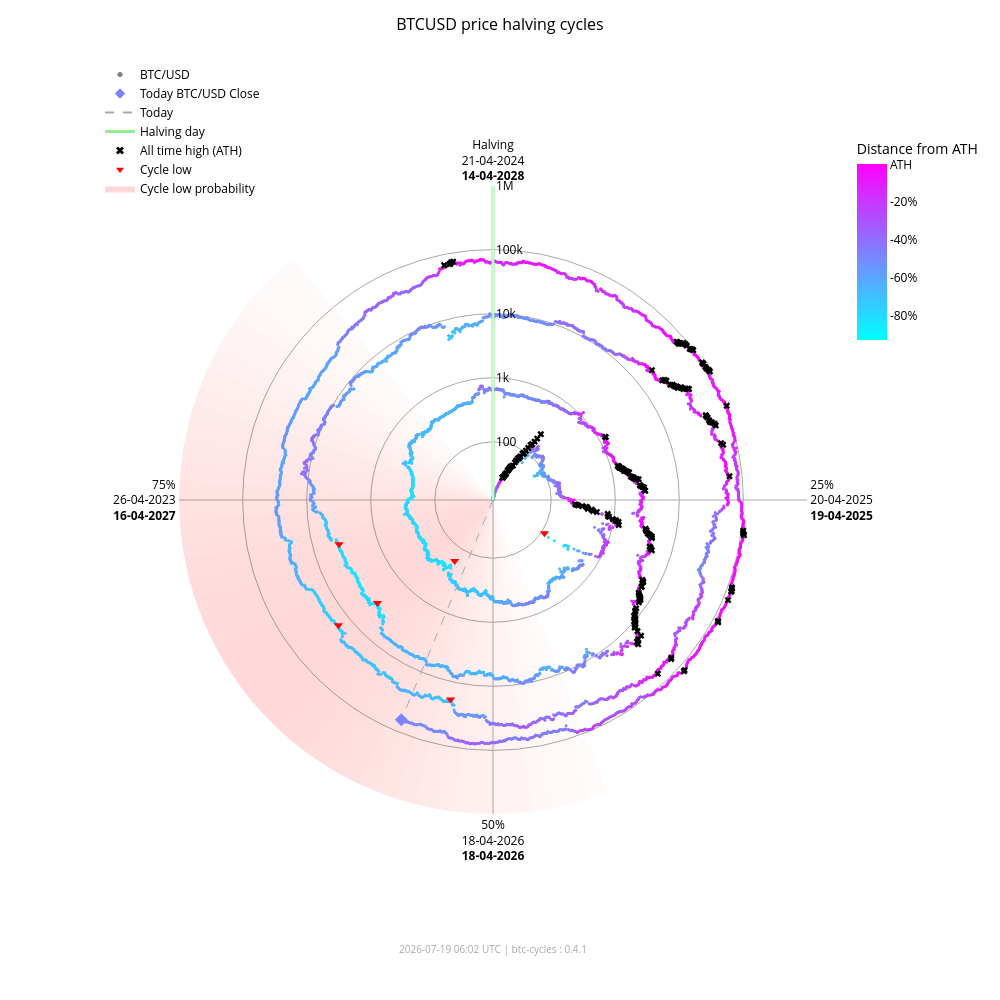

Notebook source saved alongside this figure:
### Markdown cell above
### Interactive chart (plotly)

### Code cell
fig_interactive = btc.plot(
    kind="interactive",
    from_date="2012-11-28",
)
# plotly config for interactivity
config = {"scrollZoom": True, "displayModeBar": True}
# display in notebook
fig_interactive.show(config=config)

### Figure 1 — Plotly figure (JSON) as saved in the notebook; plotly's stock layout.template omitted (floating-point values rounded to 4 significant figures; data arrays with more than 128 entries replaced by an {"elided": "..."} marker saying what was removed)
{"data": [{"fill": "toself", "fillcolor": "rgba(255,0,0,0.017168280509461755)", "hoverinfo": "skip", "line": {"width": 0}, "mode": "lines", "r": [12.35, 1000000, 1000000, 12.35, 12.35], "showlegend": false, "theta": [158.4, 158.4, 162.0, 162.0, 158.4], "type": "scatterpolar"}, {"fill": "toself", "fillcolor": "rgba(255,0,0,0.022114794501891175)", "hoverinfo": "skip", "line": {"width": 0}, "mode": "lines", "r": [12.35, 1000000, 1000000, 12.35, 12.35], "showlegend": false, "theta": [162.0, 162.0, 165.6, 165.6, 162.0], "type": "scatterpolar"}, {"fill": "toself", "fillcolor": "rgba(255,0,0,0.02790404259511669)", "hoverinfo": "skip", "line": {"width": 0}, "mode": "lines", "r": [12.35, 1000000, 1000000, 12.35, 12.35], "showlegend": false, "theta": [165.6, 165.6, 169.2, 169.2, 165.6], "type": "scatterpolar"}, {"fill": "toself", "fillcolor": "rgba(255,0,0,0.034518294852420334)", "hoverinfo": "skip", "line": {"width": 0}, "mode": "lines", "r": [12.35, 1000000, 1000000, 12.35, 12.35], "showlegend": false, "theta": [169.2, 169.2, 172.8, 172.8, 169.2], "type": "scatterpolar"}, {"fill": "toself", "fillcolor": "rgba(255,0,0,0.041901979682821514)", "hoverinfo": "skip", "line": {"width": 0}, "mode": "lines", "r": [12.35, 1000000, 1000000, 12.35, 12.35], "showlegend": false, "theta": [172.8, 172.8, 176.4, 176.4, 172.8], "type": "scatterpolar"}, {"fill": "toself", "fillcolor": "rgba(255,0,0,0.04996405861294358)", "hoverinfo": "skip", "line": {"width": 0}, "mode": "lines", "r": [12.35, 1000000, 1000000, 12.35, 12.35], "showlegend": false, "theta": [176.4, 176.4, 180.0, 180.0, 176.4], "type": "scatterpolar"}, {"fill": "toself", "fillcolor": "rgba(255,0,0,0.05858349692240514)", "hoverinfo": "skip", "line": {"width": 0}, "mode": "lines", "r": [12.35, 1000000, 1000000, 12.35, 12.35], "showlegend": false, "theta": [180.0, 180.0, 183.6, 183.6, 180.0], "type": "scatterpolar"}, {"fill": "toself", "fillcolor": "rgba(255,0,0,0.06761662035375064)", "hoverinfo": "skip", "line": {"width": 0}, "mode": "lines", "r": [12.35, 1000000, 1000000, 12.35, 12.35], "showlegend": false, "theta": [183.6, 183.6, 187.2, 187.2, 183.6], "type": "scatterpolar"}, {"fill": "toself", "fillcolor": "rgba(255,0,0,0.07690481219944661)", "hoverinfo": "skip", "line": {"width": 0}, "mode": "lines", "r": [12.35, 1000000, 1000000, 12.35, 12.35], "showlegend": false, "theta": [187.2, 187.2, 190.8, 190.8, 187.2], "type": "scatterpolar"}, {"fill": "toself", "fillcolor": "rgba(255,0,0,0.08628112000611096)", "hoverinfo": "skip", "line": {"width": 0}, "mode": "lines", "r": [12.35, 1000000, 1000000, 12.35, 12.35], "showlegend": false, "theta": [190.8, 190.8, 194.4, 194.4, 190.8], "type": "scatterpolar"}, {"fill": "toself", "fillcolor": "rgba(255,0,0,0.09557490841018089)", "hoverinfo": "skip", "line": {"width": 0}, "mode": "lines", "r": [12.35, 1000000, 1000000, 12.35, 12.35], "showlegend": false, "theta": [194.4, 194.4, 198.0, 198.0, 194.4], "type": "scatterpolar"}, {"fill": "toself", "fillcolor": "rgba(255,0,0,0.10461455782963762)", "hoverinfo": "skip", "line": {"width": 0}, "mode": "lines", "r": [12.35, 1000000, 1000000, 12.35, 12.35], "showlegend": false, "theta": [198.0, 198.0, 201.6, 201.6, 198.0], "type": "scatterpolar"}, {"fill": "toself", "fillcolor": "rgba(255,0,0,0.11322908719652829)", "hoverinfo": "skip", "line": {"width": 0}, "mode": "lines", "r": [12.35, 1000000, 1000000, 12.35, 12.35], "showlegend": false, "theta": [201.6, 201.6, 205.2, 205.2, 201.6], "type": "scatterpolar"}, {"fill": "toself", "fillcolor": "rgba(255,0,0,0.12125015337052986)", "hoverinfo": "skip", "line": {"width": 0}, "mode": "lines", "r": [12.35, 1000000, 1000000, 12.35, 12.35], "showlegend": false, "theta": [205.2, 205.2, 208.8, 208.8, 205.2], "type": "scatterpolar"}, {"fill": "toself", "fillcolor": "rgba(255,0,0,0.12851590515331976)", "hoverinfo": "skip", "line": {"width": 0}, "mode": "lines", "r": [12.35, 1000000, 1000000, 12.35, 12.35], "showlegend": false, "theta": [208.8, 208.8, 212.4, 212.4, 208.8], "type": "scatterpolar"}, {"fill": "toself", "fillcolor": "rgba(255,0,0,0.13487757461161184)", "hoverinfo": "skip", "line": {"width": 0}, "mode": "lines", "r": [12.35, 1000000, 1000000, 12.35, 12.35], "showlegend": false, "theta": [212.4, 212.4, 216.0, 216.0, 212.4], "type": "scatterpolar"}, {"fill": "toself", "fillcolor": "rgba(255,0,0,0.14020862181849592)", "hoverinfo": "skip", "line": {"width": 0}, "mode": "lines", "r": [12.35, 1000000, 1000000, 12.35, 12.35], "showlegend": false, "theta": [216.0, 216.0, 219.6, 219.6, 216.0], "type": "scatterpolar"}, {"fill": "toself", "fillcolor": "rgba(255,0,0,0.14441504950654527)", "hoverinfo": "skip", "line": {"width": 0}, "mode": "lines", "r": [12.35, 1000000, 1000000, 12.35, 12.35], "showlegend": false, "theta": [219.6, 219.6, 223.2, 223.2, 219.6], "type": "scatterpolar"}, {"fill": "toself", "fillcolor": "rgba(255,0,0,0.14744459351271713)", "hoverinfo": "skip", "line": {"width": 0}, "mode": "lines", "r": [12.35, 1000000, 1000000, 12.35, 12.35], "showlegend": false, "theta": [223.2, 223.2, 226.8, 226.8, 223.2], "type": "scatterpolar"}, {"fill": "toself", "fillcolor": "rgba(255,0,0,0.14929223192296423)", "hoverinfo": "skip", "line": {"width": 0}, "mode": "lines", "r": [12.35, 1000000, 1000000, 12.35, 12.35], "showlegend": false, "theta": [226.8, 226.8, 230.4, 230.4, 226.8], "type": "scatterpolar"}, {"fill": "toself", "fillcolor": "rgba(255,0,0,0.15)", "hoverinfo": "skip", "line": {"width": 0}, "mode": "lines", "r": [12.35, 1000000, 1000000, 12.35, 12.35], "showlegend": false, "theta": [230.4, 230.4, 234.0, 234.0, 230.4], "type": "scatterpolar"}, {"fill": "toself", "fillcolor": "rgba(255,0,0,0.14965033825231114)", "hoverinfo": "skip", "line": {"width": 0}, "mode": "lines", "r": [12.35, 1000000, 1000000, 12.35, 12.35], "showlegend": false, "theta": [234.0, 234.0, 237.6, 237.6, 234.0], "type": "scatterpolar"}, {"fill": "toself", "fillcolor": "rgba(255,0,0,0.14835378057909807)", "hoverinfo": "skip", "line": {"width": 0}, "mode": "lines", "r": [12.35, 1000000, 1000000, 12.35, 12.35], "showlegend": false, "theta": [237.6, 237.6, 241.2, 241.2, 237.6], "type": "scatterpolar"}, {"fill": "toself", "fillcolor": "rgba(255,0,0,0.14623322283554635)", "hoverinfo": "skip", "line": {"width": 0}, "mode": "lines", "r": [12.35, 1000000, 1000000, 12.35, 12.35], "showlegend": false, "theta": [241.2, 241.2, 244.8, 244.8, 241.2], "type": "scatterpolar"}, {"fill": "toself", "fillcolor": "rgba(255,0,0,0.1434078538226231)", "hoverinfo": "skip", "line": {"width": 0}, "mode": "lines", "r": [12.35, 1000000, 1000000, 12.35, 12.35], "showlegend": false, "theta": [244.8, 244.8, 248.4, 248.4, 244.8], "type": "scatterpolar"}, {"fill": "toself", "fillcolor": "rgba(255,0,0,0.13997983179373427)", "hoverinfo": "skip", "line": {"width": 0}, "mode": "lines", "r": [12.35, 1000000, 1000000, 12.35, 12.35], "showlegend": false, "theta": [248.4, 248.4, 252.0, 252.0, 248.4], "type": "scatterpolar"}, {"fill": "toself", "fillcolor": "rgba(255,0,0,0.13602598258454268)", "hoverinfo": "skip", "line": {"width": 0}, "mode": "lines", "r": [12.35, 1000000, 1000000, 12.35, 12.35], "showlegend": false, "theta": [252.0, 252.0, 255.6, 255.6, 252.0], "type": "scatterpolar"}, {"fill": "toself", "fillcolor": "rgba(255,0,0,0.13159547355344953)", "hoverinfo": "skip", "line": {"width": 0}, "mode": "lines", "r": [12.35, 1000000, 1000000, 12.35, 12.35], "showlegend": false, "theta": [255.6, 255.6, 259.2, 259.2, 255.6], "type": "scatterpolar"}, {"fill": "toself", "fillcolor": "rgba(255,0,0,0.12671301775492697)", "hoverinfo": "skip", "line": {"width": 0}, "mode": "lines", "r": [12.35, 1000000, 1000000, 12.35, 12.35], "showlegend": false, "theta": [259.2, 259.2, 262.8, 262.8, 259.2], "type": "scatterpolar"}, {"fill": "toself", "fillcolor": "rgba(255,0,0,0.12138610149219965)", "hoverinfo": "skip", "line": {"width": 0}, "mode": "lines", "r": [12.35, 1000000, 1000000, 12.35, 12.35], "showlegend": false, "theta": [262.8, 262.8, 266.4, 266.4, 262.8], "type": "scatterpolar"}, {"fill": "toself", "fillcolor": "rgba(255,0,0,0.1156142551644921)", "hoverinfo": "skip", "line": {"width": 0}, "mode": "lines", "r": [12.35, 1000000, 1000000, 12.35, 12.35], "showlegend": false, "theta": [266.4, 266.4, 270.0, 270.0, 266.4], "type": "scatterpolar"}, {"fill": "toself", "fillcolor": "rgba(255,0,0,0.10939851441251548)", "hoverinfo": "skip", "line": {"width": 0}, "mode": "lines", "r": [12.35, 1000000, 1000000, 12.35, 12.35], "showlegend": false, "theta": [270.0, 270.0, 273.6, 273.6, 270.0], "type": "scatterpolar"}, {"fill": "toself", "fillcolor": "rgba(255,0,0,0.10274974912946185)", "hoverinfo": "skip", "line": {"width": 0}, "mode": "lines", "r": [12.35, 1000000, 1000000, 12.35, 12.35], "showlegend": false, "theta": [273.6, 273.6, 277.2, 277.2, 273.6], "type": "scatterpolar"}, {"fill": "toself", "fillcolor": "rgba(255,0,0,0.09569517349791425)", "hoverinfo": "skip", "line": {"width": 0}, "mode": "lines", "r": [12.35, 1000000, 1000000, 12.35, 12.35], "showlegend": false, "theta": [277.2, 277.2, 280.8, 280.8, 277.2], "type": "scatterpolar"}, {"fill": "toself", "fillcolor": "rgba(255,0,0,0.08828282625646727)", "hoverinfo": "skip", "line": {"width": 0}, "mode": "lines", "r": [12.35, 1000000, 1000000, 12.35, 12.35], "showlegend": false, "theta": [280.8, 280.8, 284.4, 284.4, 280.8], "type": "scatterpolar"}, {"fill": "toself", "fillcolor": "rgba(255,0,0,0.08058400018765345)", "hoverinfo": "skip", "line": {"width": 0}, "mode": "lines", "r": [12.35, 1000000, 1000000, 12.35, 12.35], "showlegend": false, "theta": [284.4, 284.4, 288.0, 288.0, 284.4], "type": "scatterpolar"}, {"fill": "toself", "fillcolor": "rgba(255,0,0,0.07269354608292704)", "hoverinfo": "skip", "line": {"width": 0}, "mode": "lines", "r": [12.35, 1000000, 1000000, 12.35, 12.35], "showlegend": false, "theta": [288.0, 288.0, 291.6, 291.6, 288.0], "type": "scatterpolar"}, {"fill": "toself", "fillcolor": "rgba(255,0,0,0.06472784449068783)", "hoverinfo": "skip", "line": {"width": 0}, "mode": "lines", "r": [12.35, 1000000, 1000000, 12.35, 12.35], "showlegend": false, "theta": [291.6, 291.6, 295.2, 295.2, 291.6], "type": "scatterpolar"}, {"fill": "toself", "fillcolor": "rgba(255,0,0,0.05682021976743955)", "hoverinfo": "skip", "line": {"width": 0}, "mode": "lines", "r": [12.35, 1000000, 1000000, 12.35, 12.35], "showlegend": false, "theta": [295.2, 295.2, 298.8, 298.8, 295.2], "type": "scatterpolar"}, {"fill": "toself", "fillcolor": "rgba(255,0,0,0.04911378436707333)", "hoverinfo": "skip", "line": {"width": 0}, "mode": "lines", "r": [12.35, 1000000, 1000000, 12.35, 12.35], "showlegend": false, "theta": [298.8, 298.8, 302.4, 302.4, 298.8], "type": "scatterpolar"}, {"fill": "toself", "fillcolor": "rgba(255,0,0,0.04175213714896469)", "hoverinfo": "skip", "line": {"width": 0}, "mode": "lines", "r": [12.35, 1000000, 1000000, 12.35, 12.35], "showlegend": false, "theta": [302.4, 302.4, 306.0, 306.0, 302.4], "type": "scatterpolar"}, {"fill": "toself", "fillcolor": "rgba(255,0,0,0.034868865657538876)", "hoverinfo": "skip", "line": {"width": 0}, "mode": "lines", "r": [12.35, 1000000, 1000000, 12.35, 12.35], "showlegend": false, "theta": [306.0, 306.0, 309.6, 309.6, 306.0], "type": "scatterpolar"}, {"fill": "toself", "fillcolor": "rgba(255,0,0,0.02857722515334582)", "hoverinfo": "skip", "line": {"width": 0}, "mode": "lines", "r": [12.35, 1000000, 1000000, 12.35, 12.35], "showlegend": false, "theta": [309.6, 309.6, 313.2, 313.2, 309.6], "type": "scatterpolar"}, {"fill": "toself", "fillcolor": "rgba(255,0,0,0.022961515313555197)", "hoverinfo": "skip", "line": {"width": 0}, "mode": "lines", "r": [12.35, 1000000, 1000000, 12.35, 12.35], "showlegend": false, "theta": [313.2, 313.2, 316.8, 316.8, 313.2], "type": "scatterpolar"}, {"fill": "toself", "fillcolor": "rgba(255,0,0,0.01807146942917362)", "hoverinfo": "skip", "line": {"width": 0}, "mode": "lines", "r": [12.35, 1000000, 1000000, 12.35, 12.35], "showlegend": false, "theta": [316.8, 316.8, 320.4, 320.4, 316.8], "type": "scatterpolar"}, {"hoverinfo": "text", "marker": {"color": {"elided": "4982 str values"}, "size": 3}, "mode": "markers", "r": {"elided": "4982 float values"}, "showlegend": false, "text": {"elided": "4982 str values"}, "theta": {"elided": "4982 float values"}, "type": "scatterpolar"}, {"hoverinfo": "skip", "line": {"color": "lightgreen", "width": 3}, "mode": "lines", "r": [12.35, 1000000], "showlegend": false, "theta": [0, 0], "type": "scatterpolar"}, {"hoverinfo": "skip", "line": {"color": "darkgrey", "dash": "dash", "width": 1}, "mode": "lines", "r": [12.35, 64670.0], "showlegend": false, "theta": [202.6, 202.6], "type": "scatterpolar"}, {"hoverinfo": "text", "marker": {"color": "#7b84ff", "size": 10, "symbol": "diamond"}, "mode": "markers", "r": [64670.0], "showlegend": false, "text": ["Today<br>Date: 2026-07-19<br>Price: $64,671.26"], "theta": [202.6], "type": "scatterpolar"}, {"hoverinfo": "text", "marker": {"color": "black", "size": 6, "symbol": "x"}, "mode": "markers", "r": {"elided": "195 float values"}, "showlegend": false, "text": {"elided": "195 str values"}, "theta": {"elided": "195 float values"}, "type": "scatterpolar"}, {"hoverinfo": "text", "marker": {"color": "red", "size": 8, "symbol": "triangle-down"}, "mode": "markers", "r": [111.6, 164.9, 3233.0, 3925.0, 18950.0, 15760.0], "showlegend": false, "text": ["Cycle Low<br>Date: 2014-02-21<br>Price: $111.56<br>ATH distance: -91.0%", "Cycle Low<br>Date: 2015-01-14<br>Price: $164.92<br>ATH distance: -86.7%", "Cycle Low<br>Date: 2018-12-15<br>Price: $3,232.51<br>ATH distance: -83.3%", "Cycle Low<br>Date: 2019-03-25<br>Price: $3,924.55<br>ATH distance: -79.7%", "Cycle Low<br>Date: 2022-06-18<br>Price: $18,954.25<br>ATH distance: -71.9%", "Cycle Low<br>Date: 2022-11-21<br>Price: $15,760.19<br>ATH distance: -76.7%"], "theta": [122.8, 212.1, 228.3, 254.0, 192.0, 231.0], "type": "scatterpolar"}, {"marker": {"color": "grey", "size": 5}, "mode": "markers", "name": "BTC/USD", "r": [null], "theta": [null], "type": "scatterpolar"}, {"marker": {"color": "#7b84ff", "size": 8, "symbol": "diamond"}, "mode": "markers", "name": "Today BTC/USD Close", "r": [null], "theta": [null], "type": "scatterpolar"}, {"line": {"color": "darkgrey", "dash": "dash"}, "mode": "lines", "name": "Today", "r": [null], "theta": [null], "type": "scatterpolar"}, {"line": {"color": "lightgreen", "width": 3}, "mode": "lines", "name": "Halving day", "r": [null], "theta": [null], "type": "scatterpolar"}, {"marker": {"color": "black", "size": 7, "symbol": "x"}, "mode": "markers", "name": "All time high (ATH)", "r": [null], "theta": [null], "type": "scatterpolar"}, {"marker": {"color": "red", "size": 7, "symbol": "triangle-down"}, "mode": "markers", "name": "Cycle low", "r": [null], "theta": [null], "type": "scatterpolar"}, {"fill": "toself", "fillcolor": "rgba(255,0,0,0.15)", "line": {"width": 0}, "mode": "lines", "name": "Cycle low probability", "r": [null], "theta": [null], "type": "scatterpolar"}, {"hoverinfo": "skip", "marker": {"cmax": 0, "cmin": -0.9307, "color": [0], "colorbar": {"len": 0.25, "ticktext": ["ATH", "-20%", "-40%", "-60%", "-80%", "-100%"], "tickvals": [0, -0.2, -0.4, -0.6, -0.8, -1.0], "title": {"text": "Distance from ATH"}, "x": 0.95, "y": 0.92, "yanchor": "top"}, "colorscale": {"elided": "256x2 mixed values"}, "showscale": true, "size": 0}, "mode": "markers", "r": [null], "showlegend": false, "theta": [null], "type": "scatterpolar"}], "layout": {"annotations": [{"font": {"color": "darkgrey", "size": 10}, "showarrow": false, "text": "2026-07-19 06:02 UTC | btc-cycles : 0.4.1", "x": 0.5, "xref": "paper", "y": -0.02, "yref": "paper"}], "font": {"color": "black"}, "height": 1000, "legend": {"bgcolor": "rgba(0,0,0,0)", "font": {"color": "black"}, "x": 0.0, "y": 1.0}, "margin": {"b": 60, "l": 100, "r": 80, "t": 60}, "paper_bgcolor": "white", "plot_bgcolor": "white", "polar": {"angularaxis": {"color": "black", "direction": "clockwise", "gridcolor": "darkgrey", "rotation": 90, "ticktext": ["Halving<br>21-04-2024<br><b>14-04-2028</b>", "25%<br>20-04-2025<br><b>19-04-2025</b>", "50%<br>18-04-2026<br><b>18-04-2026</b>", "75%<br>26-04-2023<br><b>16-04-2027</b>"], "tickvals": [0, 90, 180, 270]}, "bgcolor": "white", "domain": {"x": [0.1, 0.9], "y": [0.05, 0.95]}, "radialaxis": {"angle": 90, "color": "black", "gridcolor": "darkgrey", "range": [1.092, 6.0], "tickangle": 90, "ticktext": ["100", "1k", "10k", "100k", "1M"], "tickvals": [100, 1000, 10000, 100000, 1000000], "type": "log"}}, "title": {"font": {"color": "black", "size": 16}, "text": "BTCUSD price halving cycles", "x": 0.5}, "width": 1000}}
